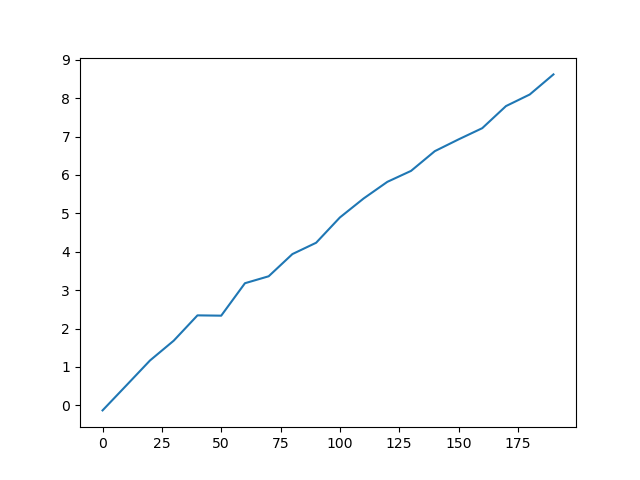

Write Python code to recreate this figure.
# import re
# cProfile.run('re.compile("LFI")', filename='result.out')
# import pstats
# # 创建 Stats 对象
# p = pstats.Stats('result.out')
# # 按照运行时间和函数名进行排序
# # p.strip_dirs().sort_stats("cumulative", "name").print_stats(0.5)
# p.strip_dirs().sort_stats("cumulative", "name").print_stats(30)
# # 按照函数名排序，只打印前 3 行函数的信息, 参数还可为小数, 表示前百分之几的函数信息
# # 如果想知道有哪些函数调用了 ccc
# # p.print_callers(0.5, "ccc")
# # 查看 ccc() 函数中调用了哪些函数
# # p.print_callees("ccc")
# import snakeviz
# #!snakeviz result.out

# from scipy.stats import norm
# norm.cdf(norm.ppf(1-2.866515719235352e-07))

# from statistics import NormalDist
# NormalDist(mu=0, sigma=1).inv_cdf(1-3e-7)
# """
# >>> NormalDist(mu=0, sigma=1).inv_cdf(1-1e-7)
# 5.199337582290662
# >>> NormalDist(mu=0, sigma=1).inv_cdf(1-2e-7)
# 5.068957749712318
# >>> NormalDist(mu=0, sigma=1).inv_cdf(1-3e-7)
# 4.991217139937878
# >>> 
# """

import matplotlib.pyplot as plt

ps = [-0.13377257,  0.51514362,  1.16726525,  1.68319534  ,2.34236005 , 2.33427755,
  3.17973069 , 3.360711 ,   3.93915874,  4.23414262 , 4.8926314  , 5.38715209,
  5.82080613 , 6.10696337 , 6.62039536,  6.92670253  ,7.21955963  ,7.7952545,
  8.09667744 , 8.62055556]
xs = [0, 10,20,30,40,50,60,70,80,90,100,110,120,130,140,150,160,170,180,190]
# set y ticks
plt.yticks([0, 1, 2, 3, 4, 5, 6, 7, 8, 9])
plt.plot(xs, ps, label='no pi')

plt.savefig('test.png')